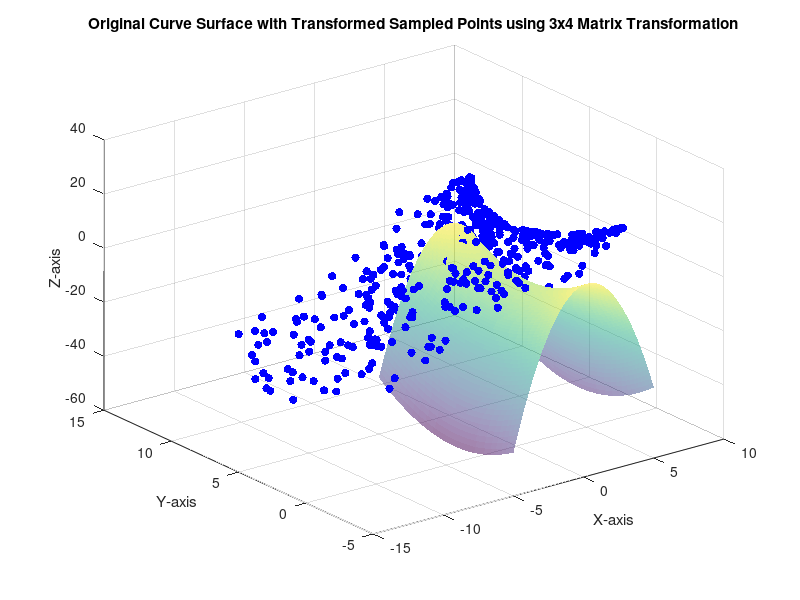

MATLAB code to generate this figure: (Note: this script raises an error after producing the figure.)
% Define the coefficients
a = -2;
b = 0.5;
c = -0.1;
d = -0.02;
e = 0.4;
f = 1;

% Define your equation f(x, y)
surfaceF = @(x, y) a * x.^2 + b * x + c * x .* y + d * y + e * y.^2 + f;

% Create a grid of x and y values
x_min = -5;
x_max = 5;
y_min = -5;
y_max = 5;
num_points = 100;
x = linspace(x_min, x_max, num_points);
y = linspace(y_min, y_max, num_points);
[X, Y] = meshgrid(x, y);

% Evaluate the function
Z = surfaceF(X, Y);

% Sample 500 points from the surface
num_samples = 500;
rng('default');  % Reset the random number generator for reproducibility
indices = randperm(numel(X), num_samples);  % Randomly select indices
sampled_x = X(indices);
sampled_y = Y(indices);
sampled_z = Z(indices);



% Define a 3x4 transformation matrix
% Define the rotation angles
theta_x = pi/36; % Example rotation angle for x-axis
theta_y = pi/20; % Example rotation angle for y-axis
theta_z = pi/24; % Example rotation angle for z-axis

% Define the individual rotation matrices
R_x = [1, 0, 0;
       0, cos(theta_x), -sin(theta_x);
       0, sin(theta_x), cos(theta_x)];

R_y = [cos(theta_y), 0, sin(theta_y);
       0, 1, 0;
       -sin(theta_y), 0, cos(theta_y)];

R_z = [cos(theta_z), -sin(theta_z), 0;
       sin(theta_z), cos(theta_z), 0;
       0, 0, 1];

% Combine the rotation matrices
R = R_x * R_y * R_z;
translation = [2; 3; 10]; % Translation vector

T = [R, translation];
% Display the rotation matrix
disp('Rotation Matrix R:');
disp(R);

% Apply the transformation to the sampled points
homogeneous_coords = [sampled_x(:)'; sampled_y(:)'; sampled_z(:)'; ones(1, numel(sampled_x))];
transformed_data_homogeneous = T * homogeneous_coords;
disp(T)
disp(homogeneous_coords)

% Convert back from homogeneous to Cartesian coordinates
transformed_data = transformed_data_homogeneous(1:3, :)';

% Extract transformed x, y, and z coordinates
transformed_x = transformed_data(:, 1);
transformed_y = transformed_data(:, 2);
transformed_z = transformed_data(:, 3);

% Save the transformed data to a .txt file
filename_transformed = 'transformed_data.txt';
dlmwrite(filename_transformed, transformed_data, 'delimiter', ' ');

disp(['Transformed data saved to ' filename_transformed]);

% Create a 3D plot of the original curve surface
figure;
surf(X, Y, Z, 'FaceAlpha', 0.5, 'EdgeAlpha', 0.2); % Original surface

hold on;

% Plot the transformed sampled points as blue dots
scatter3(transformed_x, transformed_y, transformed_z, 'b', 'filled'); % Transformed points

xlabel('X-axis');
ylabel('Y-axis');
zlabel('Z-axis');
title('Original Curve Surface with Transformed Sampled Points using 3x4 Matrix Transformation');
hold off;

% 
% Initial guess for the coefficients
initial_guess = [0,0,0,0,0,0]; 

% Combine the x, y, and z data into matrices
xdata = [transformed_x, transformed_y, transformed_z];


% original zdata = transformed_z;
zdata = transformed_z * 0;


% %
% Use lsqcurvefit to fit the surface equation to the data
opts = optimset('Display', 'off');  % Turn off display


fitted_params = lsqcurvefit(@transformed_z, initial_guess, xdata, zdata);


% Display the fitted parameters
disp('Fitted parameters:');
disp(fitted_params);




% check the result of fitted_params


% Create a 3D plot of the original curve surface
figure;
surf(X, Y, Z, 'FaceAlpha', 0.5, 'EdgeAlpha', 0.2); % Original surface

hold on;

fitted_points = transform_function(fitted_params, transformed_data);

fitted_x = fitted_points(:,1);
fitted_y = fitted_points(:,2);
fitted_z = fitted_points(:,3);

% Plot the transformed sampled points as blue dots
scatter3(fitted_x, fitted_y, fitted_z, 'r', 'filled'); % Transformed points

xlabel('X-axis');
ylabel('Y-axis');
zlabel('Z-axis');
title('Original Curve Surface with Transformed Sampled Points using 3x4 Matrix Transformation');
hold off;
